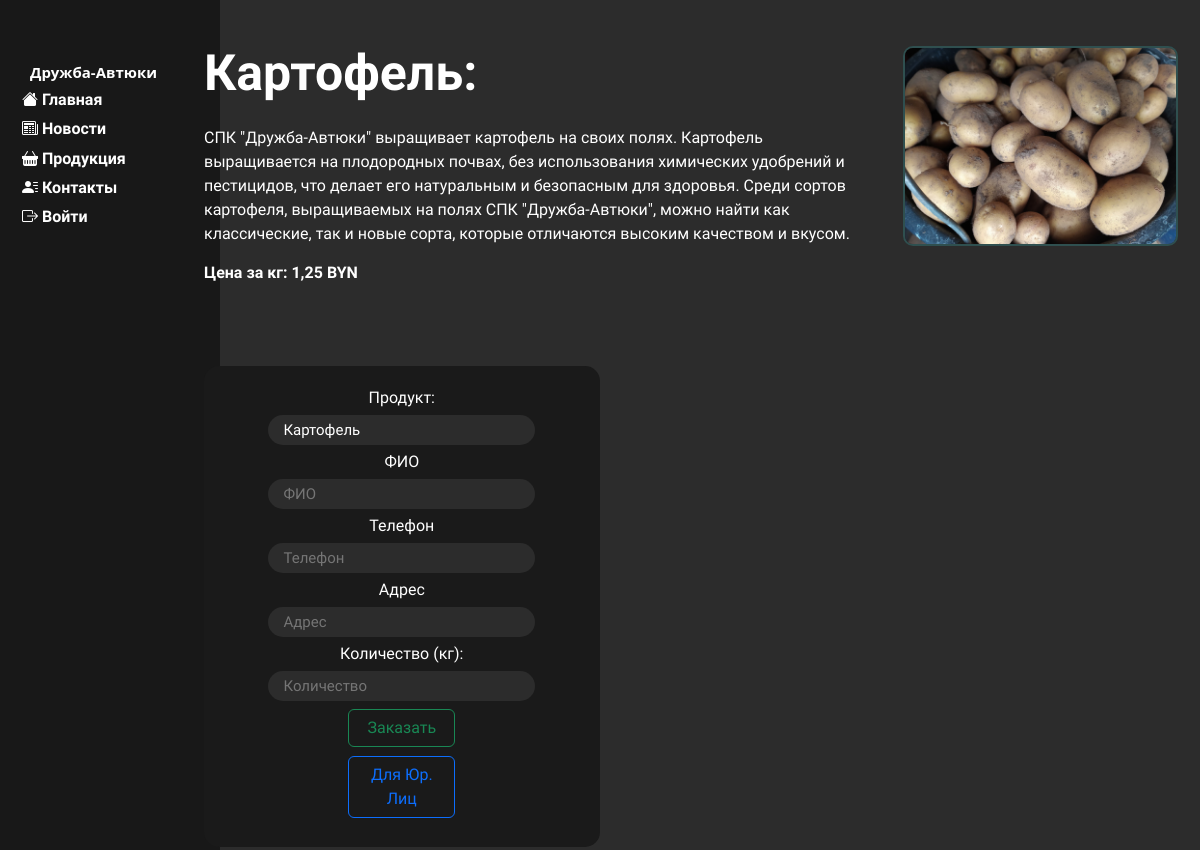
/card/2/, run on the app's committed database.
### main/models.py (models this page shows, shortened)
class PlantsCard(models.Model):
    title = models.CharField(max_length=255, verbose_name='Название')
    image = models.ImageField(upload_to='main/static/main/subimg', verbose_name='Картинка')
    desc = models.TextField()
    price = models.DecimalField(max_digits=3, decimal_places=2)
    ed = models.CharField(max_length=5, verbose_name='Единица Измерения')
    class Meta:
        verbose_name = 'Продукция Растеиеводство'  # Название модели в единственном числе
        verbose_name_plural = 'Продукция Растеиеводство'  # Название модели во множественном числе

### main/views.py (the view)
# urls.py: path('card/<int:card_id>/', views.card_detail, name='card_detail'),
def card_detail(request, card_id):
    card = get_object_or_404(PlantsCard, pk=card_id)
    return render(request, 'main/card_detail.html', {'card': card})

### main/templates/main/card_detail.html (shortened to what this page needs)
{% extends 'main/layout.html' %}
{% load static %}
{% block content %}
<div class="mainblock">
    <div class="textblock">
        <p class="Titleblock"><b>{{ card.title }}:</b></p>
        <p>{{ card.desc }}</p>
        <p> <b>Цена за {{ card.ed }}: {{ card.price }} BYN</b> </p>
        <div class="contactfieldFiz2">
                    <p>Продукт:</p>
                    <input type="text" id="productfiz" value="{{ card.title }}" readonly>
                    <p>ФИО</p>
                    <input type="text" id="fiofiz" placeholder="ФИО">
                    <p>Телефон</p>
                    <input type="text" id="phonefiz" placeholder="Телефон">
                    <p>Адрес</p>
                    <input type="text" id="addressfiz" placeholder="Адрес">
                    <p>Количество ({{ card.ed }}):</p>
                    <input type="text" id="colvo" placeholder="Количество">
                    <button type="submit" id="fizbut2" class="btn btn-outline-success">Заказать</button>
                    <button type="submit" id="urface" class="btn btn-outline-primary">Для Юр. Лиц</button>
        </div>
    </div>
    <div class="contectblock">
    <div class="simg">
                <img class="minimized2" src="{{ card.image.url }}" alt="{{ card.title }}">
    </div>
    </div>
</div>
{% endblock %}

### main/static/main/css/main.css (style rules this page uses)
body { background: #2c2c2c }
img { width: 100%; !important; border-radius: 10px; }
.mainblock { display: flex; padding: 1%; min-width: 82%; margin-top: 2%; min-height: 90%; margin-left: 16%; position: absolute; grid-gap: 3%; }
.textblock { display: flex; flex-direction: column; grid-gap: 15px; min-width: 67%; font-family: 'Exo 2', sans-serif; color: white; }
.textblock p { margin-bottom: 0; }
.contectblock { min-width: 30%; display: flex; flex-direction: column; grid-gap: 1%; padding: 1%; }
.Titleblock { font-size: 50px; margin-bottom: 0; }
.simg { display: flex; flex-direction: column; grid-gap: 20px; }
.minimized2 { cursor: pointer; max-width: 100%; max-height: 200px; min-height: 200px; border: 2px solid darkslategrey; float: right; border-radius: 10px; object-fit: cover; }
.contactfieldFiz2 { padding: 20px; min-width: 22%; min-height: 60%; max-width: 60%; margin-top: 10%; background-color: #1a1a1a; border-radius: 15px; display: flex; flex-direction: column; text-align: center; align-items: center; grid-gap: 5px; }
.contactfieldFiz2 input { border-radius: 15px; border: 0; width: 75%; height: 30px; font-size: 15px; padding-left: 15px; color: white; background-color: #2c2c2c; font-family: 'Exo 2', sans-serif; }
.contactfieldFiz2 p { color: white; margin: 0; font-family: 'Exo 2', sans-serif; }
.contactfieldFiz2 button { margin-top: 1%; flex-direction: row; width: 30%; }

### data on the page
PlantsCard: title "Картофель", desc "СПК \"Дружба-Автюки\" выращивает картофель на своих полях. Картофель выращивается на плодородных почвах, без использования химических удобрений и пестицидов, что делает его натуральным и безопасным для здоровья. Среди сортов картофеля, выращиваемых на полях СПК \"Дружба-Автюки\", можно найти как классические, так и новые сорта, которые отличаются высоким качеством и вкусом.", ed "кг", price "1,25", image (picture)
